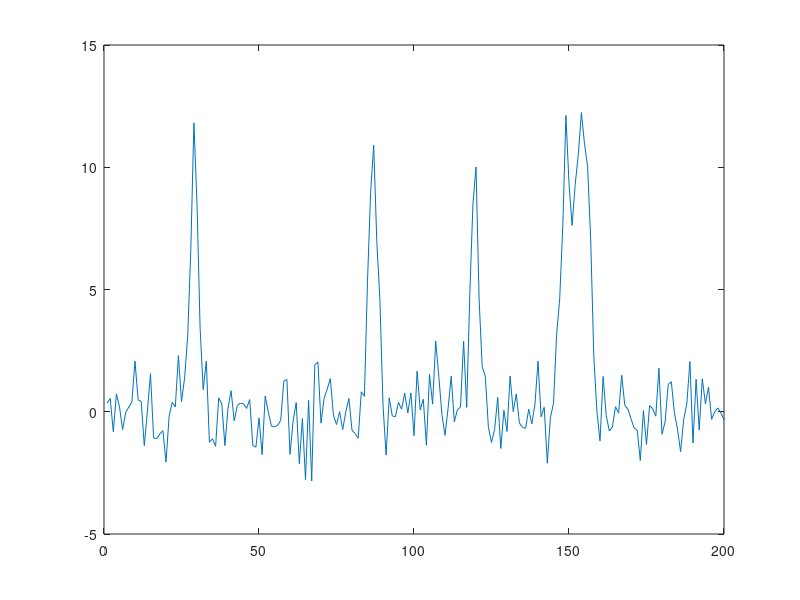

Recreate this plot in MATLAB.
 function prf=prf_make_demo_curves(whatcurve);
 %make fake curves for demo options
if nargin<1,whatcurve= 'multipeaks';  end
switch whatcurve
    case 'plectoneme'
        axz=1:100; prf=0*axz;
        for ii=20:10:80
            prf=prf+exp(-((axz-ii)/10).^2);
            prf=prf+0.2*exp(-((axz-50)/5).^2);
        end  
    case 'multipeaks'
        axz=1:200; sig=1; prf=randn(1,200);
        mus=rand(6,1)*160+20;
        for ii=1:6
            mu=mus(ii); 
            prf=prf+10*exp(-((axz-mu)/(2*sig)).^2);
        end  
end
if nargin<1,close all; plot(prf);  end
